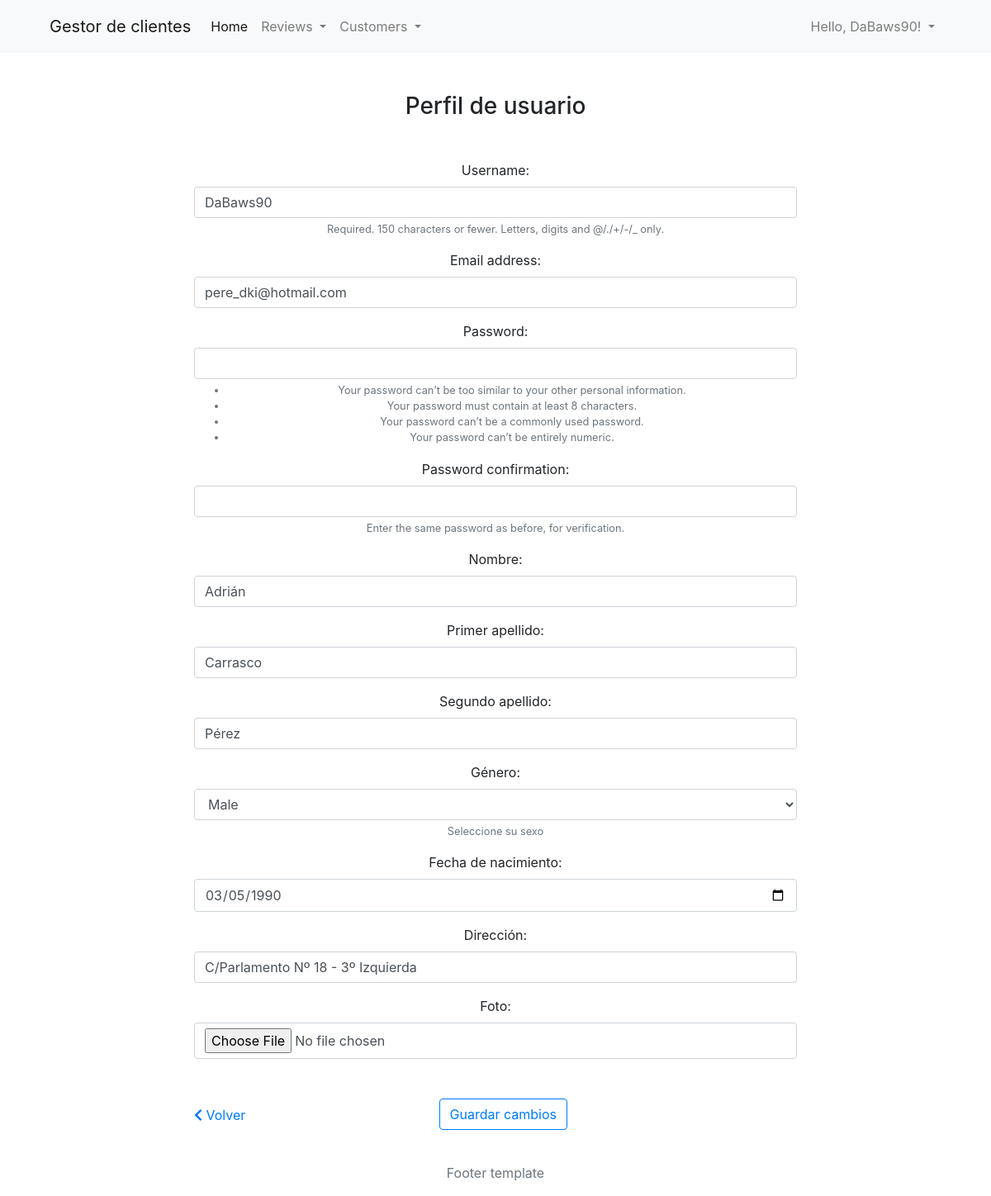
The page /accounts/profile/ (signed in) on the database as committed earlier.
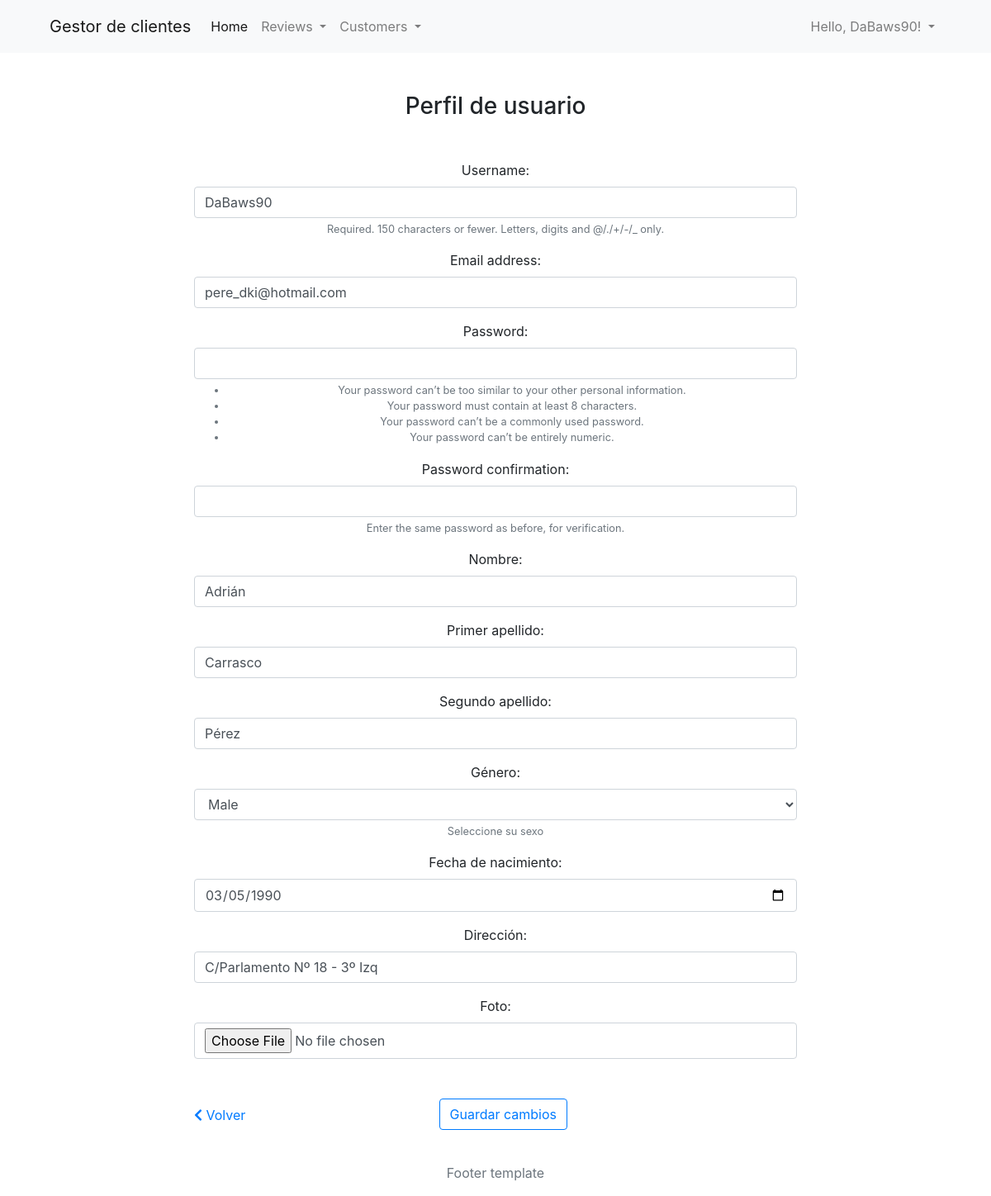
The same page on the database as committed later.
### gestion_clientes/models.py (models this page shows, shortened)
class Customer(models.Model):
    user = models.OneToOneField(User, verbose_name = "Usuario", on_delete = models.CASCADE)
    MALE = "M"
    FEMALE = "F"
    GENDER_OPTS = (
        (MALE, 'Male'),
        (FEMALE, 'Female'),
    )
    name = models.CharField(max_length = 30, verbose_name = "Nombre")
    middlename = models.CharField(max_length = 40, verbose_name = "Primer apellido")
    lastname = models.CharField(max_length = 40, verbose_name = "Segundo apellido")
    gender = models.CharField(max_length = 1, choices = GENDER_OPTS, default = MALE, verbose_name = "Género", help_text = "Seleccione su sexo")
    birthday = models.DateField(verbose_name = "Fecha de nacimiento", null = True, blank = True)
    address = models.CharField(max_length = 80, verbose_name = "Dirección")
    image = models.ImageField(null = True, blank = True, verbose_name= "Foto", upload_to = "images/")
    registered = models.DateTimeField(auto_now_add = True, verbose_name= "Fecha de registro")
    updated = models.DateTimeField(auto_now= True, verbose_name = "Fecha de edición")
    slug = models.SlugField()
    class Meta:
        verbose_name = "Cliente"
        verbose_name_plural = "Clientes"
        ordering = ("name", "birthday", "registered", "updated", 'gender')

### registration/views.py (the view)
# urls.py: path('profile/', views.profile_update, name = "profile"),
@transaction.atomic
def profile_update(request):
    if request.user.is_staff:
        return redirect('/admin/')
    if request.method == 'POST':
        customer_form = CustomerForm(request.POST, request.FILES, instance=request.user.customer)
        user_form = UserUpdateForm(request.POST, instance=request.user)
        if customer_form.is_valid() and user_form.is_valid():
            user_form.save()
            return redirect(reverse('profile') + '?updated')
    else:
        user_form = UserUpdateForm(instance=request.user)
        customer_form = CustomerForm(instance=request.user.customer)
    return render(request, 'registration/profile_update.html', {'customer_form': customer_form, 'user_form':user_form})

### gestion_clientes/forms.py (shortened to what this page needs)
class CustomerForm(forms.ModelForm):
    class Meta:
        model = Customer
        exclude = ['slug', 'products', 'user']
        widgets = { # Usamos el widget personalizado con uno de los formatos permitidos
            'birthday': DateInput(
                format='%Y-%m-%d'
            ),
        }

class UserUpdateForm(UserCreationForm):
    class Meta:
        model = User
        fields = ('username', 'email')
        error_messages = {
            'username': {
                'unique': ('El nombre de usuario debe ser único'),
                'max_length': ('Demasiado largo. Máximo de carácteres: 150'),
            },
        }
        help_text = {
            'username': ('Obligatorio. 150 carácteres o menos. Letras, números y @/./+/-/_ permitidos.'),
        }

### registration/templates/registration/profile_update.html (shortened to what this page needs)
{% extends 'base/base.html' %}
{% load widget_tweaks %}
{% block content %}
<div class="container">
    <div class="row">
        <div class="col-md-8 offset-md-2">
            <div class="text-center mt-5">
                <h3 class="mt-3 mb-5">Perfil de usuario</h3>
                <form action="" method="POST" enctype="multipart/form-data">
                    {% for field in user_form.visible_fields %}
                        <div class="form-group">
                        {{ field.label_tag }}
                        {% if user_form.is_bound %}
                            {% if field.errors %}
                            {% render_field field class="form-control is-invalid" %}
                            {% for error in field.errors %}
                                <div class="invalid-feedback">
                                {{ error }}
                                </div>
                            {% endfor %}
                            {% else %}
                            {% render_field field class="form-control is-valid" %}
                            {% endif %}
                        {% else %}
                            {% render_field field class="form-control" %}
                        {% endif %}
                        {% if field.help_text %}
                            <small class="form-text text-muted">{{ field.help_text|safe }}</small>
                        {% endif %}
                        </div>
                    {% endfor %}
                    {% for field in customer_form.visible_fields %}
                        <div class="form-group">
                        {{ field.label_tag }}
                        {% if customer_form.is_bound %}
                            {% if field.errors %}
                            {% render_field field class="form-control is-invalid" %}
                            {% for error in field.errors %}
                                <div class="invalid-feedback">
                                {{ error }}
                                </div>
                            {% endfor %}
                            {% else %}
                            {% render_field field class="form-control is-valid" %}
                            {% endif %}
                        {% else %}
                            {% render_field field class="form-control" %}
                        {% endif %}
                        {% if field.help_text %}
                            <small class="form-text text-muted">{{ field.help_text|safe }}</small>
                        {% endif %}
                        </div>
                    {% endfor %}
                    <div class="form-group row mb-3 mt-5">
                        <div class="col-md-12 text-center">
                            <a class="float-left pt-2" href={% url 'home' %}><i class="fas fa-chevron-left"></i> Volver</a>
                            <button style="position: relative; left: -3%;" type="submit" class="btn btn-outline-primary">
                                Guardar cambios
                            </button>
                        </div>
                    </div>
                </form>
            </div>
        </div>
    </div>
</div>
{% endblock content %}

Rows that differ between the two databases and show on the page:
changed Customer "Adrián": address "C/Parlamento Nº 18 - 3º Izquierda" → "C/Parlamento Nº 18 - 3º Izq"
